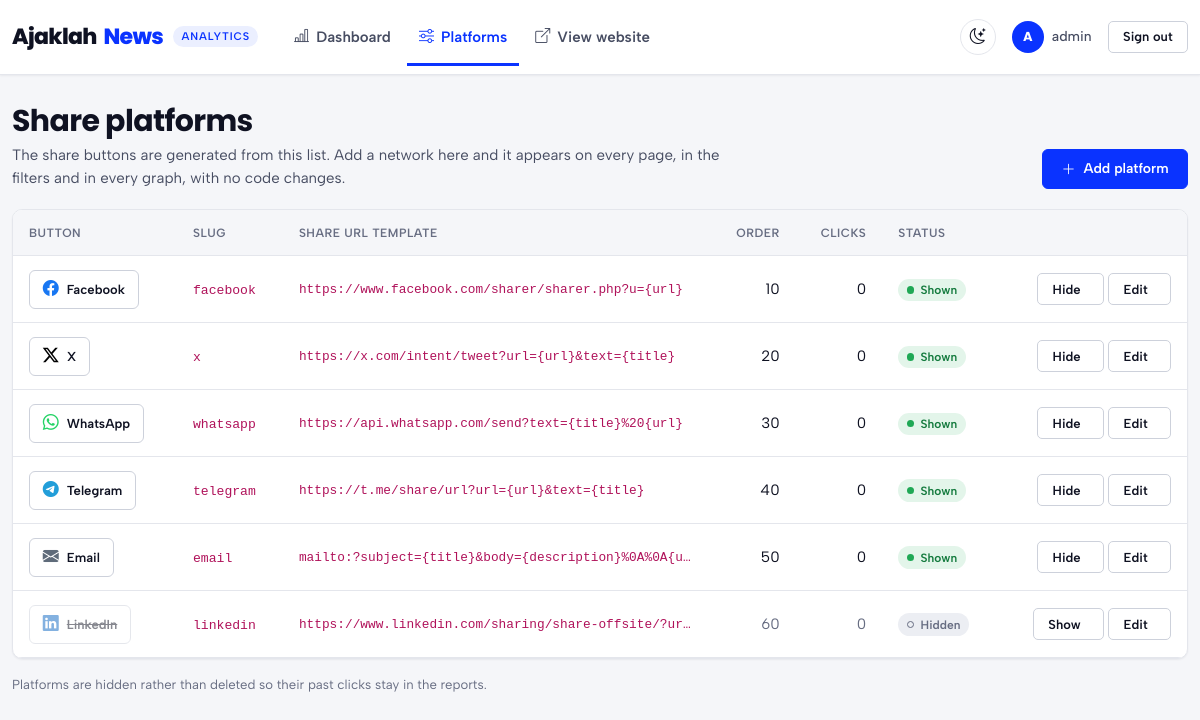
/public/admin/platforms.php (signed in), run on the app's committed database.
### tables this page shows
CREATE TABLE IF NOT EXISTS platforms (
    id                 SMALLINT UNSIGNED NOT NULL AUTO_INCREMENT,
    slug               VARCHAR(32)  NOT NULL COMMENT 'Stable identifier sent by the front-end, e.g. "whatsapp"',
    name               VARCHAR(64)  NOT NULL,
    share_url_template VARCHAR(512) NOT NULL COMMENT 'Placeholders: {url}, {title}, {description}',
    icon               VARCHAR(64)  NOT NULL DEFAULT 'bi-share-fill' COMMENT 'Bootstrap Icons class',
    color              CHAR(7)      NOT NULL DEFAULT '#6C757D' COMMENT 'Brand colour used for buttons and graphs',
    sort_order         SMALLINT UNSIGNED NOT NULL DEFAULT 0,
    is_active          TINYINT(1)   NOT NULL DEFAULT 1,
    created_at         DATETIME     NOT NULL DEFAULT CURRENT_TIMESTAMP,
    updated_at         DATETIME     NOT NULL DEFAULT CURRENT_TIMESTAMP ON UPDATE CURRENT_TIMESTAMP,
    PRIMARY KEY (id),
    UNIQUE KEY uq_platforms_slug (slug)
);

### public/admin/platforms.php (called while the page is built, shortened)
<?php
$user = Auth::requireLogin();
$repository = new PlatformRepository(Database::connection());
View::render('admin/platforms', [
    'title' => 'Platforms',
    'active' => 'platforms',
    'user' => $user,
    'platforms' => $repository->allWithClickCounts(),
], 'admin/layout');

### src/Repository/PlatformRepository.php (called while the page is built, shortened)
<?php
final class PlatformRepository
{
    public function allWithClickCounts(): array
    {
        return $this->db->query(
            'SELECT p.*, (SELECT COUNT(*) FROM share_clicks c WHERE c.platform_id = p.id) AS clicks
             FROM platforms p
             ORDER BY p.sort_order, p.name'
        )->fetchAll();
    }
}

### templates/admin/platforms.php (the view, shortened to what this page needs)
<header class="booth-header">
    <div>
        <h1 class="booth-title">Share platforms</h1>
        <p class="booth-subtitle">The share buttons are generated from this list. Add a network here and it appears on every page, in the filters and in every graph, with no code changes.</p>
    </div>
    <a class="btn btn-cue-primary" href="<?= e(url('admin/platform-edit.php')) ?>">
        <i class="bi bi-plus-lg" aria-hidden="true"></i> Add platform
    </a>
</header>
<div class="booth-panel p-0">
    <div class="table-responsive">
        <table class="table align-middle mb-0 platforms-table">
            <thead>
            <tr>
                <th scope="col">Button</th>
                <th scope="col">Slug</th>
                <th scope="col">Share URL template</th>
                <th scope="col" class="text-end">Order</th>
                <th scope="col" class="text-end">Clicks</th>
                <th scope="col">Status</th>
                <th scope="col"><span class="visually-hidden">Actions</span></th>
            </tr>
            </thead>
            <tbody>
            <?php foreach ($platforms as $platform): ?>
                <?php $isActive = (int) $platform['is_active'] === 1; ?>
                <tr class="<?= $isActive ? '' : 'is-inactive' ?>">
                    <td>
                        <span class="gel-preview" style="--gel-day: <?= e($platform['color']) ?>; --gel-night: <?= e(on_stage($platform['color'])) ?>">
                            <i class="bi <?= e($platform['icon']) ?>" aria-hidden="true"></i> <?= e($platform['name']) ?>
                        </span>
                    </td>
                    <td><code><?= e($platform['slug']) ?></code></td>
                    <td class="template-cell"><code title="<?= e($platform['share_url_template']) ?>"><?= e($platform['share_url_template']) ?></code></td>
                    <td class="text-end"><?= e($platform['sort_order']) ?></td>
                    <td class="text-end"><?= e(number_format((int) $platform['clicks'])) ?></td>
                    <td>
                        <span class="state-tag <?= $isActive ? 'state-tag--on' : 'state-tag--off' ?>"><?= $isActive ? 'Shown' : 'Hidden' ?></span>
                    </td>
                    <td class="text-end text-nowrap">
                        <form method="post" action="<?= e(url('admin/platforms.php')) ?>" class="d-inline">
                            <button type="submit" class="btn btn-sm btn-booth">
                                <?= $isActive ? 'Hide' : 'Show' ?><span class="visually-hidden"> <?= e($platform['name']) ?></span>
                            </button>
                        </form>
                        <a class="btn btn-sm btn-booth" href="<?= e(url('admin/platform-edit.php?id=' . $platform['id'])) ?>">
                            Edit<span class="visually-hidden"> <?= e($platform['name']) ?></span>
                        </a>
                    </td>
                </tr>
            <?php endforeach; ?>
            </tbody>
        </table>
    </div>
</div>
<p class="text-body-secondary small mt-3">
    Platforms are hidden rather than deleted so their past clicks stay in the reports.
</p>

### public/assets/css/theme.css (style rules this page uses)
:root { --brand: #0A33FF; --brand-strong: #0626C7; --brand-ink: #0A33FF; --brand-soft: #EBEFFF; --hot: #C2185B; --live: #E5397F; --bg: #FFFFFF; --surface: #FFFFFF; --surface-2: #F5F6F9; --surface-3: #ECEEF3; --ink: #0F1222; --ink-soft: #474D62; --ink-faint: #676D82; --line: #E4E6EC; --line-strong: #CDD1DB; --topbar: #0F1222; --topbar-ink: #D5D8E2; --shadow-sm: 0 1px 2px rgba(15, 18, 34, .06); --shadow-md: 0 10px 30px -12px rgba(15, 18, 34, .18); --dots: rgba(15, 18, 34, .14); --code: #B0125A; --font-display: "Poppins", "Segoe UI", system-ui, sans-serif; --font-text: "Albert Sans", system-ui, -apple-system, "Segoe UI", sans-serif; --radius: 10px; --radius-sm: 6px; --ease-out: cubic-bezier(.16, 1, .3, 1); color-scheme: light; }
html { scrollbar-color: var(--line-strong) var(--bg); }

### data on the page
platforms: name "Facebook", slug "facebook", share_url_template "https://www.facebook.com/sharer/sharer.php?u={url}", sort_order "10", clicks "0", is_active "Shown"
platforms: name "X", slug "x", share_url_template "https://x.com/intent/tweet?url={url}&text={title}", sort_order "20", clicks "0", is_active "Shown"
platforms: name "WhatsApp", slug "whatsapp", share_url_template "https://api.whatsapp.com/send?text={title}%20{url}", sort_order "30", clicks "0", is_active "Shown"
platforms: name "Telegram", slug "telegram", share_url_template "https://t.me/share/url?url={url}&text={title}", sort_order "40", clicks "0", is_active "Shown"
platforms: name "Email", slug "email", share_url_template "mailto:?subject={title}&body={description}%0A%0A{u…", sort_order "50", clicks "0", is_active "Shown"
platforms: name "LinkedIn", slug "linkedin", share_url_template "https://www.linkedin.com/sharing/share-offsite/?ur…", sort_order "60", clicks "0", is_active "Hidden"

### other printed values
implode(' ', $words) "Ajaklah"
$desk "News"
$label "Dashboard"
$label "Platforms"
mb_strtoupper(mb_substr($user['username'], 0, 1)) "A"
$user['username'] "admin"
